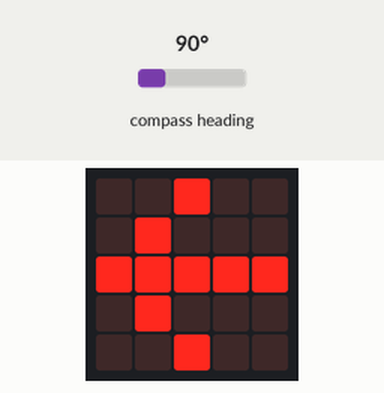
This program was run on a simulated BBC micro:bit (MakeCode). On the bench: the board's 5×5 LED display. The test bench sets the inputs (shaded band); at power-on: compass heading 90°. The compass is already calibrated.

Above: at 1.2 s.
1.3 s: compass heading set to 48°
2.8 s: compass heading set to 42°
At 3.6 s:
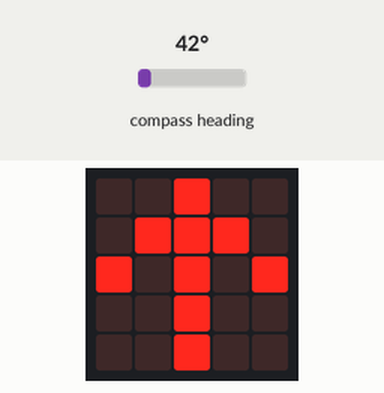
4.4 s: compass heading set to 180°
At 5.4 s:
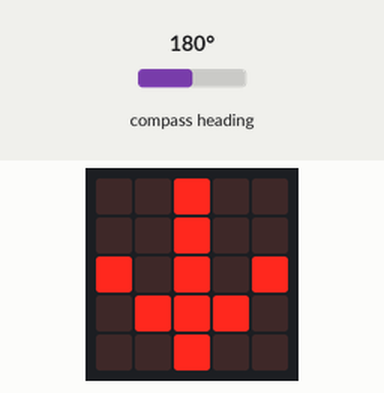
6.1 s: compass heading set to 220°
7.6 s: compass heading set to 227°
At 9.0 s:
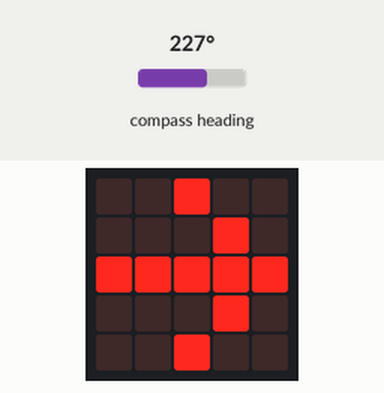
9.4 s: compass heading set to 7°
At 10.8 s:
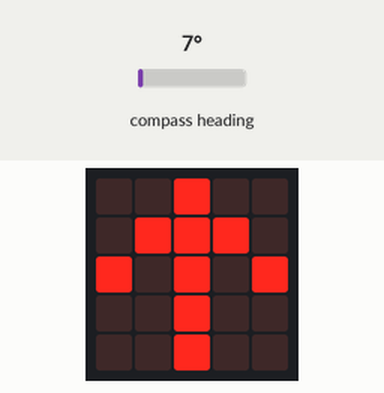
Timing chart, 0 to 12.1 s (numbered marks = the images above; inputs shaded):
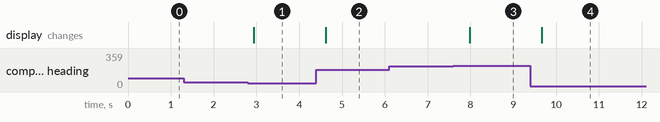

Measured:
- the behaviour switches between 45 and 44° on compass heading (found by bisection; images 0 and 1)
- the behaviour switches between 224 and 225° on compass heading (found by bisection; images 2 and 3)
- after the input at 1.3 s, every drawn part: stays the same
- after the input at 2.8 s, the display: changes after 0.14 s (image 1)
- after the input at 4.4 s, the display: changes after 0.22 s (image 2)
- after the input at 6.1 s, every drawn part: stays the same
- after the input at 7.6 s, the display: changes after 0.38 s (image 3)
- after the input at 9.4 s, the display: changes after 0.27 s (image 4)

The program:

main.ts
```typescript
let waarde_van_het_kompas = 0
basic.forever(function () {
    waarde_van_het_kompas = input.compassHeading()
    if (waarde_van_het_kompas < 45) {
        basic.showLeds(`
            . . # . .
            . # # # .
            # . # . #
            . . # . .
            . . # . .
            `)
    } else if (waarde_van_het_kompas < 135) {
        basic.showLeds(`
            . . # . .
            . # . . .
            # # # # #
            . # . . .
            . . # . .
            `)
    } else if (waarde_van_het_kompas < 225) {
        basic.showLeds(`
            . . # . .
            . . # . .
            # . # . #
            . # # # .
            . . # . .
            `)
    } else {
        basic.showLeds(`
            . . # . .
            . . . # .
            # # # # #
            . . . # .
            . . # . .
            `)
    }
})
```

test.ts
```typescript
// tests gaan hier; deze zal niet worden gecompileerd wanneer dit pakket wordt gebruikt als extensie.
```
